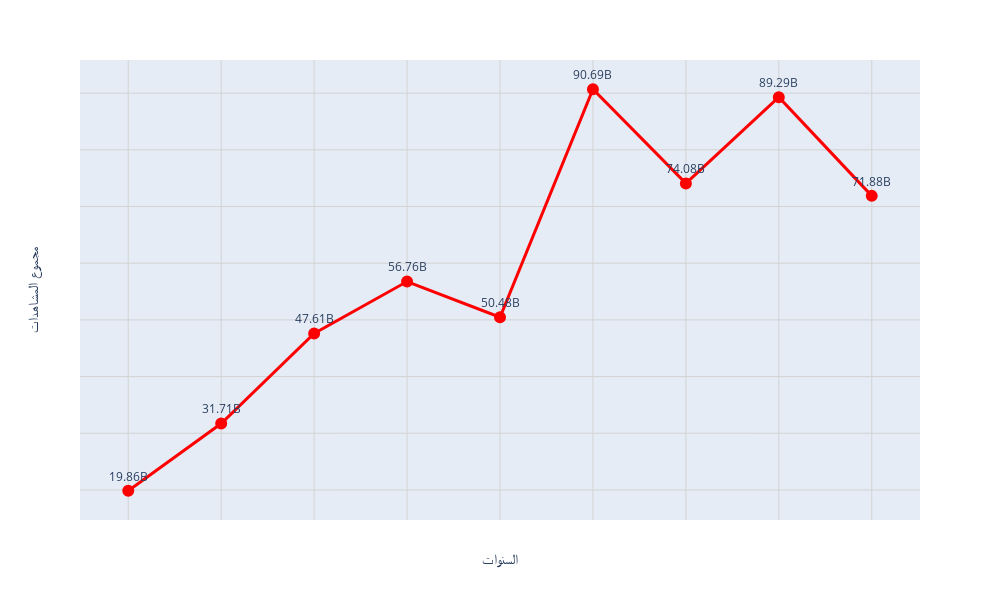

Notebook code cell kept with this figure:
### Code cell
fig = px.line(
    result, 
    x="Year", 
    y="Total", 
    text=['{:.4}B'.format(x / 1000000000) for x in result['Total']],
    markers=True, height=600,width=1000
)
fig.update_traces(
    textposition="top center", 
    line=dict(width=3),
    line_color="red",
    marker=dict(size=10, color="red", line=dict(width=2, color="red")),
)
fig.update_layout(
    #font=dict(family="Arial", size=14, color="white"),  # Set font family, size, and color
    title=dict(text="مجموع المشاهدات لكل سنه ", font=dict(size=20, color="white")),  # Set title font size and color
    xaxis=dict(
        tickmode="linear", 
        title="السنوات",  
        linecolor='white',  
        tickfont=dict(color="white"), 
        showgrid=True, 
        gridcolor="lightgrey"  
    ),
    yaxis=dict(
        title="مجموع المشاهدات",  # Y-axis title in Arabic
        showgrid=True,  # Show gridlines
        gridcolor="lightgrey",  # Set gridline color
        tickfont=dict(color="white")  # White y-axis labels
    ),
    #plot_bgcolor="#282828",  # Dark background for the plot
    #paper_bgcolor="#282828",# Dark background for the entire paper
)
fig.show()

### Figure 1 — Plotly figure (JSON) as saved in the notebook; plotly's stock layout.template omitted (floating-point values rounded to 4 significant figures)
{"data": [{"hovertemplate": "Year=%{x}<br>Total=%{y}<br>text=%{text}<extra></extra>", "legendgroup": "", "line": {"color": "red", "dash": "solid", "width": 3}, "marker": {"color": "red", "line": {"color": "red", "width": 2}, "size": 10, "symbol": "circle"}, "mode": "lines+markers+text", "name": "", "orientation": "v", "showlegend": false, "text": ["19.86B", "31.71B", "47.61B", "56.76B", "50.48B", "90.69B", "74.08B", "89.29B", "71.88B"], "textposition": "top center", "type": "scatter", "x": [2016, 2017, 2018, 2019, 2020, 2021, 2022, 2023, 2024], "xaxis": "x", "y": [19861200256, 31709699480, 47609985282, 56763244121, 50476050261, 90687922007, 74076847037, 89289883478, 71880036487], "yaxis": "y"}], "layout": {"height": 600, "legend": {"tracegroupgap": 0}, "margin": {"t": 60}, "title": {"font": {"color": "white", "size": 20}, "text": "مجموع المشاهدات لكل سنه "}, "width": 1000, "xaxis": {"anchor": "y", "domain": [0, 1], "gridcolor": "lightgrey", "linecolor": "white", "showgrid": true, "tickfont": {"color": "white"}, "tickmode": "linear", "title": {"text": "السنوات"}}, "yaxis": {"anchor": "x", "domain": [0, 1], "gridcolor": "lightgrey", "showgrid": true, "tickfont": {"color": "white"}, "title": {"text": "مجموع المشاهدات"}}}}
